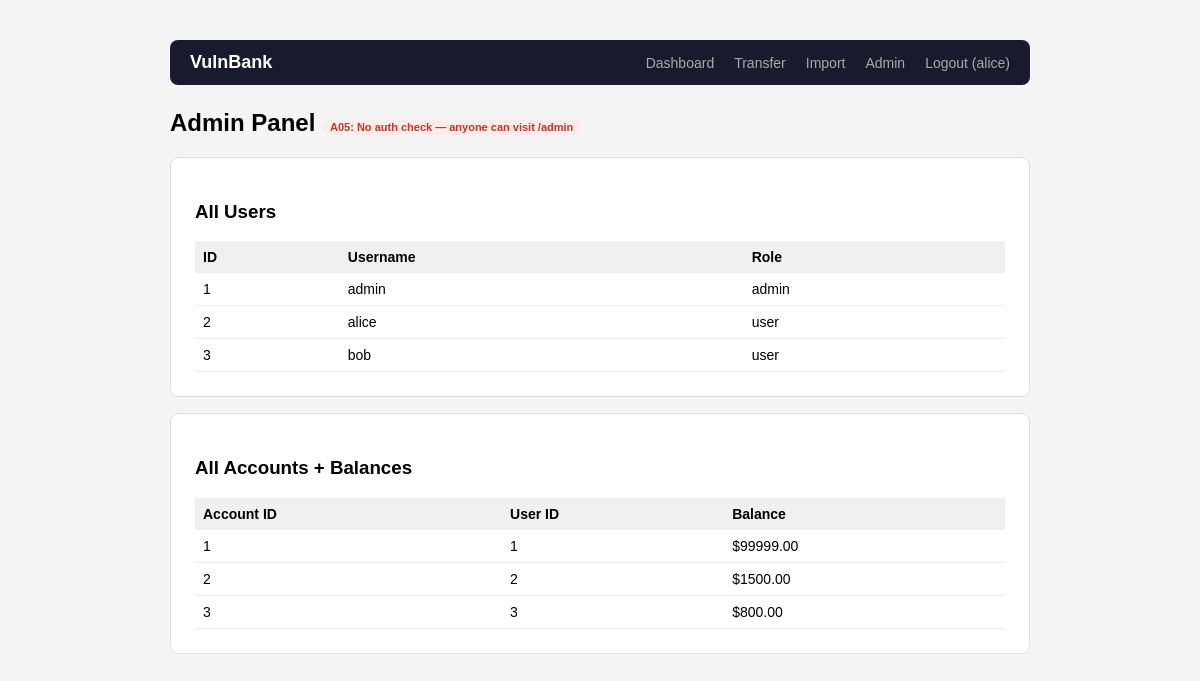
/admin (signed in), run on the app's committed database.
### tables this page shows
CREATE TABLE users (
            id INTEGER PRIMARY KEY AUTOINCREMENT,
            username TEXT UNIQUE NOT NULL,
            password TEXT NOT NULL,
            role TEXT DEFAULT 'user'
        );

CREATE TABLE accounts (
            id INTEGER PRIMARY KEY AUTOINCREMENT,
            user_id INTEGER NOT NULL,
            balance REAL DEFAULT 1000.0,
            FOREIGN KEY(user_id) REFERENCES users(id)
        );

### app.py (the view)
@app.route("/admin")
def admin():
    db = get_db()
    users = db.execute("SELECT id, username, role FROM users").fetchall()
    accounts = db.execute("SELECT * FROM accounts").fetchall()
    return render_template("admin.html", users=users, accounts=accounts)

### database.py (called while the page is built)
def get_db():
    conn = sqlite3.connect(DB_PATH)
    conn.row_factory = sqlite3.Row
    return conn

### templates/admin.html
{% extends "base.html" %} {% block content %}
<h2>
  Admin Panel
  <span class="vuln-badge">A05: No auth check — anyone can visit /admin</span>
</h2>
<div class="card">
  <h3>All Users</h3>
  <table>
    <tr>
      <th>ID</th>
      <th>Username</th>
      <th>Role</th>
    </tr>
    {% for u in users %}
    <tr>
      <td>{{ u.id }}</td>
      <td>{{ u.username }}</td>
      <td>{{ u.role }}</td>
    </tr>
    {% endfor %}
  </table>
</div>
<div class="card">
  <h3>All Accounts + Balances</h3>
  <table>
    <tr>
      <th>Account ID</th>
      <th>User ID</th>
      <th>Balance</th>
    </tr>
    {% for a in accounts %}
    <tr>
      <td>{{ a.id }}</td>
      <td>{{ a.user_id }}</td>
      <td>${{ "%.2f"|format(a.balance) }}</td>
    </tr>
    {% endfor %}
  </table>
</div>
{% endblock %}

### templates/base.html (shortened to what this page needs)
<!doctype html>
<html>
  <head>
  </head>
  <body>
    {% if session.user_id %}
    <nav>
      <span class="brand">VulnBank</span>
      <a href="/dashboard">Dashboard</a>
      <a href="/transfer">Transfer</a>
      <a href="/import">Import</a>
      <a href="/admin">Admin</a>
      <a href="/logout">Logout ({{ session.username }})</a>
    </nav>
    {% endif %} {% block content %}{% endblock %}
  </body>
</html>

### templates/base.html (style rules this page uses)
body { font-family: sans-serif; max-width: 860px; margin: 40px auto; padding: 0 20px; background: #f5f5f5; }
nav { background: #1a1a2e; color: white; padding: 12px 20px; border-radius: 8px; margin-bottom: 24px; display: flex; gap: 20px; align-items: center; }
nav a { color: #aaa; text-decoration: none; font-size: 14px; }
nav .brand { color: white; font-weight: bold; font-size: 18px; margin-right: auto; }
.card { background: white; border-radius: 8px; padding: 24px; margin-bottom: 16px; border: 1px solid #e0e0e0; }
table { width: 100%; border-collapse: collapse; font-size: 14px; }
th { text-align: left; padding: 8px; background: #f0f0f0; }
td { padding: 8px; border-bottom: 1px solid #eee; }
.vuln-badge { background: #fdecea; color: #c0392b; font-size: 11px; padding: 2px 8px; border-radius: 20px; }

### data on the page
users: username "alice", id "2", role "user"
users: id "1", username "admin", role "admin"
users: id "3", username "bob", role "user"
accounts: id "1", user_id "1", balance "99999.00"
accounts: id "2", user_id "2", balance "1500.00"
accounts: id "3", user_id "3", balance "800.00"
